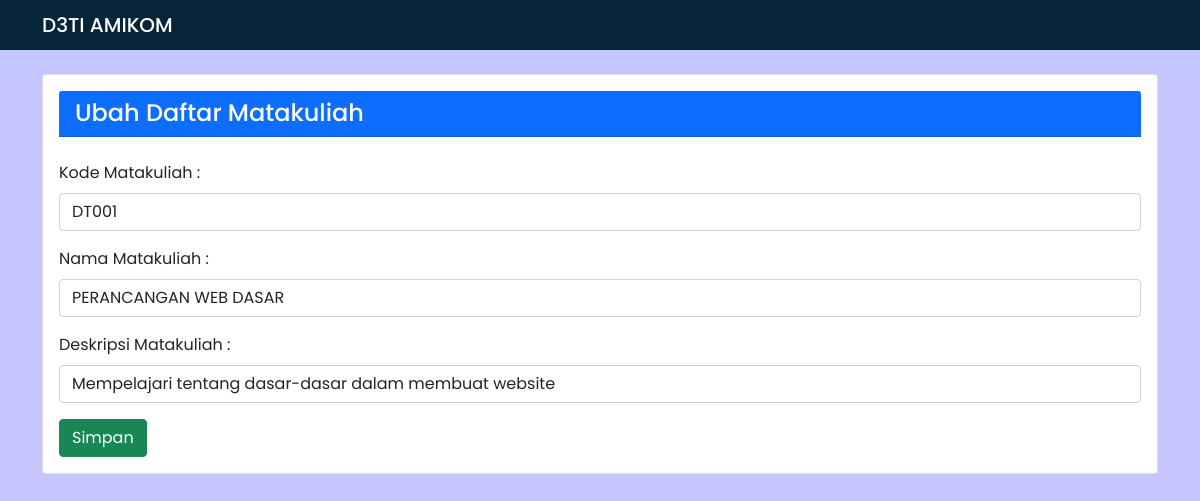
Page /ubah_mk.php?id=1 on the committed database.
### tables this page shows
CREATE TABLE `matakuliah` (
  `id` int(11) NOT NULL,
  `kode` varchar(5) NOT NULL,
  `nama` varchar(50) NOT NULL,
  `deskripsi` text DEFAULT NULL
);

### function.php (called while the page is built, shortened)
<?php
$conn = mysqli_connect("localhost", "root", "", "uts_smt3");
function query($query) {
    global $conn;
    $result = mysqli_query($conn, $query);
    $rows = [];
    while($row = mysqli_fetch_assoc($result)) {
        $rows[] = $row;
    }
    return $rows;
}
?>

### ubah_mk.php (the view, shortened to what this page needs)
<?php
require 'function.php';
$id_mk = $_GET["id"];
$mk = query("SELECT * FROM matakuliah WHERE id = $id_mk")[0];
?>
<!doctype html>
<html lang="en">
  <head>
    <link href="https://cdn.jsdelivr.net/npm/bootstrap@5.1.3/dist/css/bootstrap.min.css" rel="stylesheet">
  </head>
  <body>
    <nav class="navbar navbar-dark">
        <div class="container">
            <span class="navbar-brand mb-0 h1">D3TI AMIKOM</span>
        </div>
    </nav>
    <div class="container">
        <div class="card mt-4">
            <div class="card-body">
                <h4 class="card-header bg-primary text-white mb-4">Ubah Daftar Matakuliah</h4>
                    <form action="" method="post">
                        <div class="mb-3">
                            <label for="kode" class="form-label">Kode Matakuliah : </label>
                            <input type="text" name="kode" onkeyup="this.value = this.value.toUpperCase();" class="form-control" id="kode" value="<?= $mk["kode"]; ?>">
                        </div>
                        <div class="mb-3">
                            <label for="nama" class="form-label">Nama Matakuliah : </label>
                            <input type="text" name="nama" onkeyup="this.value = this.value.toUpperCase();" class="form-control" id="nama" value="<?= $mk["nama"]; ?>">
                        </div>
                        <div class="mb-3">
                            <label for="deskripsi" class="form-label">Deskripsi Matakuliah : </label>
                            <input type="text" name="deskripsi"class="form-control" id="deskripsi" value="<?= $mk["deskripsi"]; ?>">
                        </div>
                        <button type="submit" name="submit" class="btn btn-success">Simpan</button>
                    </form>
                </div>
            </div>
        </div>
  </body>
</html>

### ubah_mk.php (style rules this page uses)
body { background-color: rgb(197, 197, 255); font-family: 'Poppins', sans-serif; }
.navbar { background-color: #062538; font-family: 'Poppins', sans-serif; }

### rows in the picture
matakuliah: kode "DT001", nama "PERANCANGAN WEB DASAR", deskripsi "Mempelajari tentang dasar-dasar dalam membuat website"
